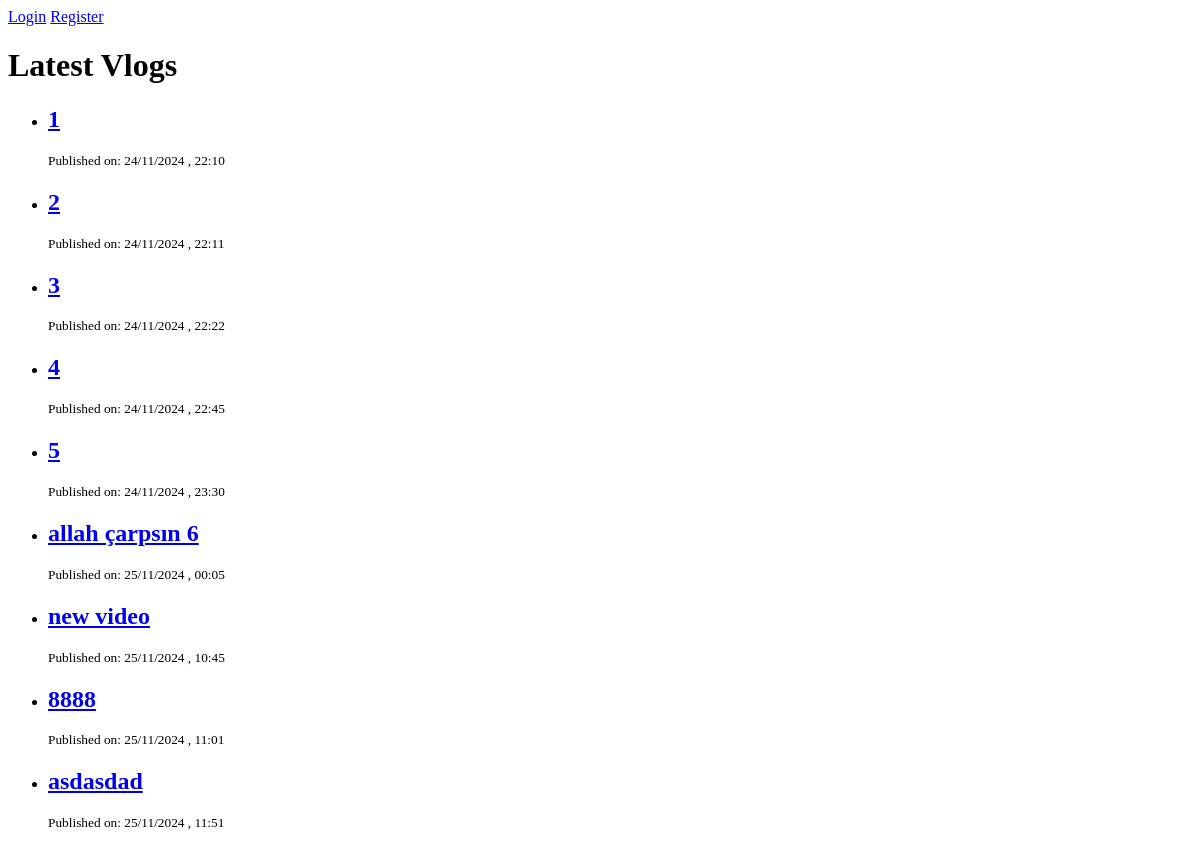
/vlog/, run on an earlier commit of the app's database.
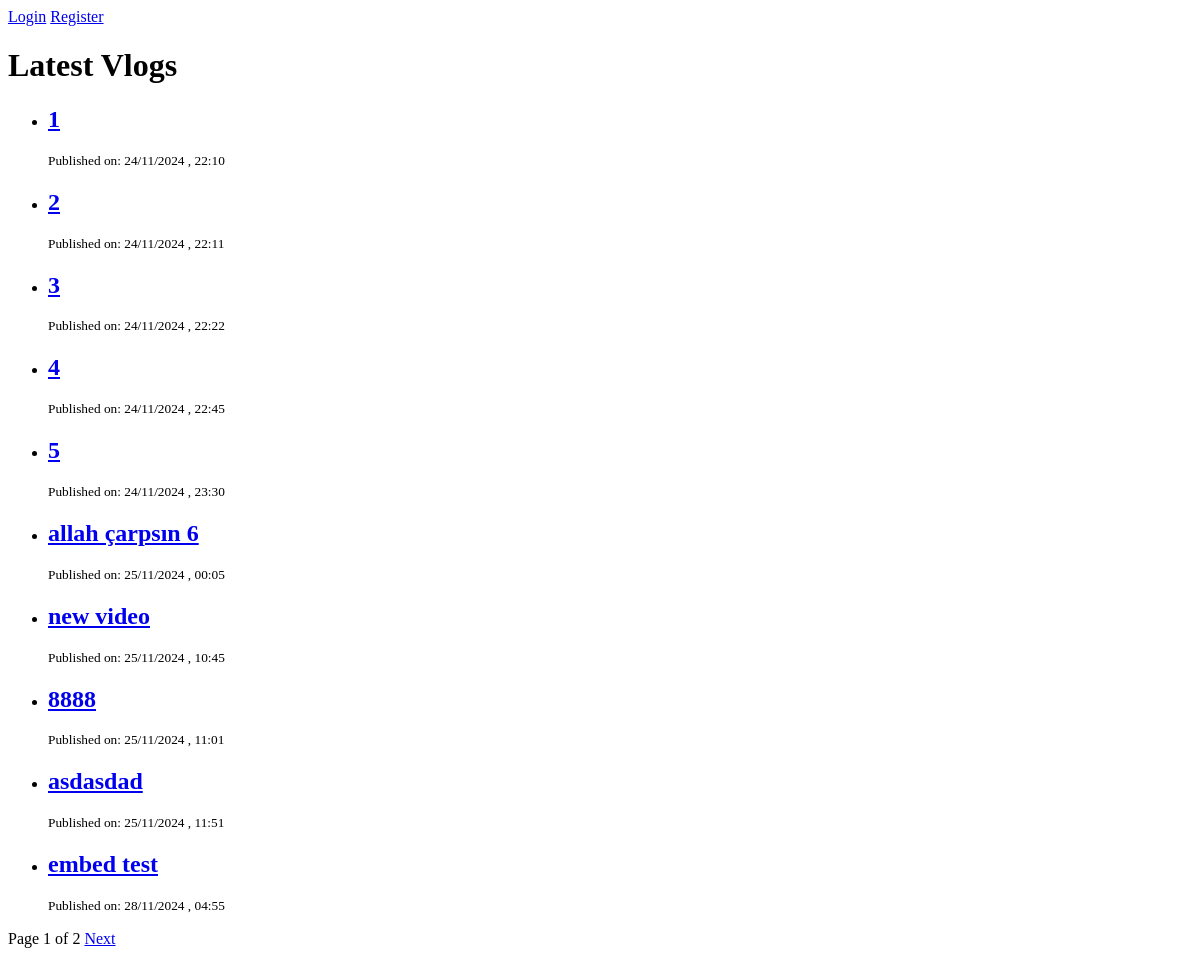
And on a later commit of the database.
### vlog_app/models.py (models this page shows, shortened)
class VlogPost(models.Model):
    id = models.AutoField(primary_key=True)
    title = models.CharField(max_length=255)
    video_url = models.URLField(max_length=500)
    description = models.TextField(max_length=255, null=True, blank=True)
    author = models.ForeignKey(User, on_delete=models.CASCADE, null=False)
    published_date = models.DateField(auto_now_add=True)
    published_time = models.TimeField(auto_now_add=True)
    tags = models.ManyToManyField("Categories")

### vlog_app/views.py (the view)
# urls.py: path("", VlogPostListView.as_view(), name="vlog_list"),
class VlogPostListView(ListView):
    model = VlogPost
    template_name = "vlog_list.html"
    context_object_name = "vlogs"
    paginate_by = 10

### vlog_app/templates/vlog_list.html (shortened to what this page needs)
<head>
</head>
<body>
    {% if user.is_authenticated %}
        <form method="POST" action="{% url 'logout' %}">
            {% csrf_token %}
            <p>Signed in as: <strong>{{ user.username }}</strong></p>
            <button type="submit">Logout</button>
        </form>
        <form method="POST" action="{% url 'vlog_create' %}">
            {% csrf_token %}
            <button type="submit">Upload A Vlog</button>
        </form>
    {% else %}
        <a href="{% url 'login' %}">Login</a>
        <a href="{% url 'register' %}">Register</a>
    {% endif %}
    <h1>Latest Vlogs</h1>
    <ul>
        {% for vlog in vlogs %}
            <li>
                <a href="{% url 'vlog_detail' vlog.id %}">
                    <h2>{{ vlog.title }}</h2>
                </a>
                <p><small>Published on: {{ vlog.published_date|date:"d/m/Y" }} , {{ vlog.published_time|time:"H:i" }} </small></p>
            </li>
        {% empty %}
            <li>No vlogs available.</li>
        {% endfor %}
    </ul>
    <div>
        {% if is_paginated %}
            <div>
                <span>Page {{ page_obj.number }} of {{ page_obj.paginator.num_pages }}</span>
                {% if page_obj.has_next %}
                    <a href="?page={{ page_obj.next_page_number }}">Next</a>
                {% endif %}
            </div>
        {% endif %}
    </div>
</body>

What changed in the data, as far as the page shows it:
added VlogPost: title "embed test", published_date "28/11/2024", published_time "04:55"
Also different on the page:
{{ page_obj.number }}: (not shown) → "1"
{{ page_obj.paginator.num_pages }}: (not shown) → "2"
text now shown: "Page of Next"
